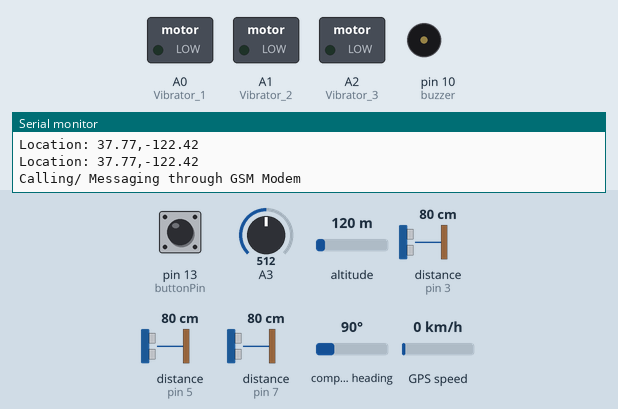
This sketch was run on a simulated Arduino Uno, built with avr-gcc and run on an emulated ATmega328P. On the bench: switched loads named in the sketch (green lamp = pin HIGH), buzzer (waves = sounding, pin HIGH), the last lines printed to the serial monitor. Inputs (shaded band) come from the test bench; at power-on: A3 = 512, distance to the obstacle (sensors on pin 3, pin 5, pin 7) 80 cm, pin 13 (buttonPin) HIGH, altitude 120 m, compass heading 90°, GPS speed 0 km/h. The GPS gets a fix after 3 s at 37.7749, -122.4194 with 8 satellites; the modem accepts every AT command (registered, SIM ready, sends succeed) and sends nothing else.

Above: at 8.0 s.
8.1 s: A3 set to 390
At 15.4 s:
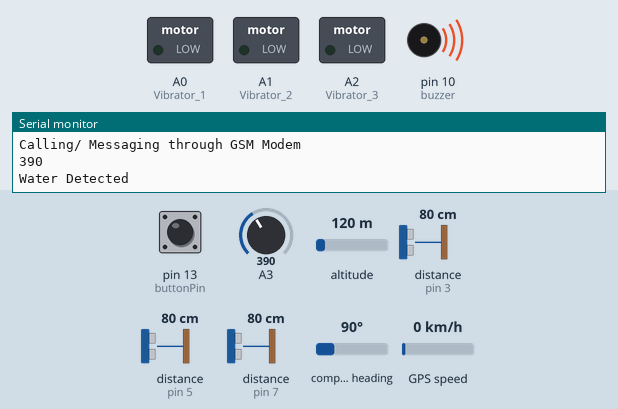
22.1 s: distance to the obstacle (sensor on pin 3) set to 22 cm
34.7 s: distance to the obstacle (sensor on pin 3) set to 18 cm
At 42.64 s:
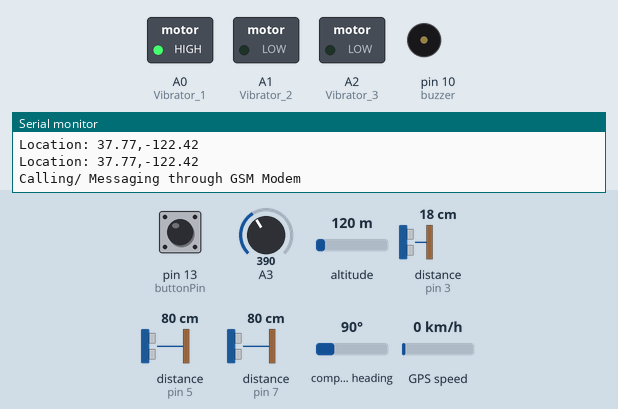
44.1 s: distance to the obstacle (sensor on pin 5) set to 23 cm
53.5 s: distance to the obstacle (sensor on pin 5) set to 19 cm
At 61.73 s:
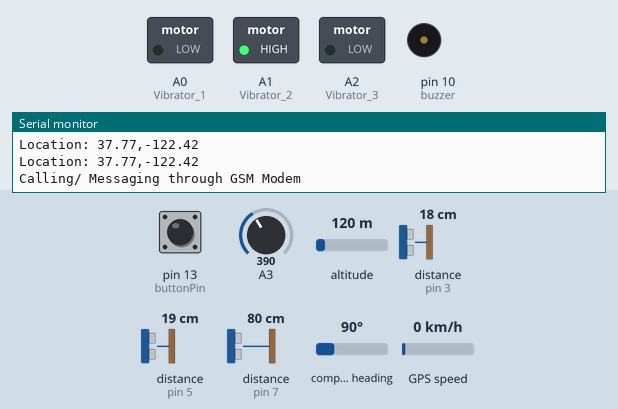
63.2 s: distance to the obstacle (sensor on pin 7) set to 23 cm
72.7 s: distance to the obstacle (sensor on pin 7) set to 18 cm
At 81.26 s:
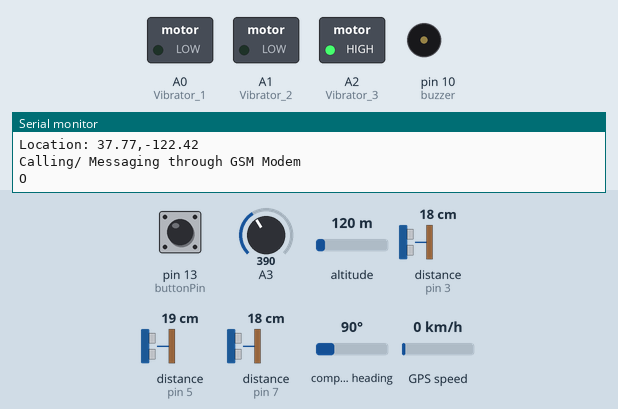
Timing chart, 0 to 83.8 s (numbered marks = the images above; inputs shaded):
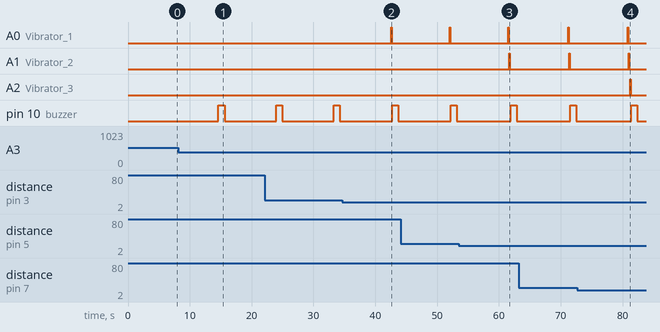

Measured:
- the behaviour switches between 21 and 20 cm on distance to the obstacle (sensor on pin 3) (found by bisection; images 1 and 2)
- the behaviour switches between 21 and 20 cm on distance to the obstacle (sensor on pin 5) (found by bisection; images 2 and 3)
- the behaviour switches between 21 and 20 cm on distance to the obstacle (sensor on pin 7) (found by bisection; images 3 and 4)
- after the input at 8.1 s, pin 10 (buzzer): LOW → HIGH after 6.5 s, → LOW 1.0 s later
- after the input at 34.7 s, A0 (Vibrator_1): LOW → HIGH after 7.9 s, → LOW 0.10 s later
- after the input at 53.5 s, A1 (Vibrator_2): LOW → HIGH after 8.2 s, → LOW 0.10 s later
- after the input at 72.7 s, A2 (Vibrator_3): LOW → HIGH after 8.5 s, → LOW 0.10 s later

The sketch:

Main_WhiteCane.ino
```cpp
#include <SoftwareSerial.h>
#include <TinyGPS++.h>
#include <Ultrasonic.h>

SoftwareSerial mySerial(11,12); // RX, TX

Ultrasonic ultrasonic1(2, 3);
Ultrasonic ultrasonic2(4, 5);
Ultrasonic ultrasonic3(6, 7);

const int buttonPin = 13;
int buttonState = 0;

int distance1;
int distance2;
int distance3;

static const int RXPin = 9, TXPin = 8;
static const uint32_t GPSBaud = 9600;

TinyGPSPlus gps;
int count=0;
int buzzer=10;

SoftwareSerial ss(RXPin, TXPin);
double x;
double y;

void setup()
{
    Serial.begin(19200);
   // ss.begin(GPSBaud);
   // Serial.println(F("Testing GPS module"));
   // Serial.println();
    pinMode(buttonPin, INPUT);
    pinMode(A0, OUTPUT);      //Vibrator 1
    pinMode(A1, OUTPUT);      //Vibrator 2
    pinMode(A2, OUTPUT);      //Vibrator 3
    pinMode(buzzer, OUTPUT);      //Buzzer
}

void loop() // run over and over
{

  ///////// Water Level Sensor ////////////

  int sensorValue = analogRead(A3);
  Serial.println(sensorValue);
  digitalWrite(buzzer, LOW);
  if(sensorValue<400)
  {
    Serial.println("Water Detected");
    digitalWrite(buzzer, HIGH);
    delay(1000);
    digitalWrite(buzzer, LOW);
    delay(1000);
  }

    distance1 = ultrasonic1.read();
    distance2 = ultrasonic2.read();
    distance3 = ultrasonic3.read();

  buttonState = digitalRead(buttonPin);

  if (buttonState == LOW)
  {
      ss.begin(GPSBaud);
      Serial.println(F("Testing GPS module"));
      Serial.println();
      mySerial.end();
  }
      while (ss.available() > 0)
        if (gps.encode(ss.read()))
        {
          Serial.print(F("Location: "));
          if (gps.location.isValid())
          {
            x =  (gps.location.lat());
            Serial.print(x);
            Serial.print(F(","));
            y =  (gps.location.lng());
            Serial.print(y);
            Serial.println();
          }
          else
          {
            Serial.print(F("INVALID"));
          }
        }

  if (buttonState == HIGH)
  {
            //Calling//

            ss.end();
            Serial.println("Calling/ Messaging through GSM Modem");
            mySerial.begin(19200);
            delay(2000);
            mySerial.println("ATD+917506953003;");
            delay(2000);

            //Messaging//

            mySerial.println("AT+CMGF=1");    //Sets the GSM Module in Text Mode
            delay(1000);
            mySerial.println("AT+CMGS=\"+917506953003\"\r");
            delay(1000);
            mySerial.println("EMERGENCY");
            delay(100);
            mySerial.println("Latitude : ");
            mySerial.println(x);
            mySerial.println("Longitude : ");
            mySerial.println(y);
            mySerial.println((char)26);// ASCII code of CTRL+Z
            delay(100);
            delay(1000);
  }
  if (mySerial.available())
  Serial.write(mySerial.read());

  /////// Ultrasonic code //////////////

  if(distance1 >= 10 && distance1 <= 20)  // FAR-LEFT
  {
      farleft();
  }
  if(distance2 >= 10 && distance2 <= 20)  // FAR-FRONT
  {
     farfront();
  }
  if(distance3 >= 10 && distance3 <= 20)  // FAR-RIGHT
  {
     farright();
  }

  if(distance1 <= 10) // NEAR-LEFT
  {
     nearleft();
  }
  if(distance2 <= 10) // NEAR-FRONT
  {
     nearfront();
  }
  if(distance3 <= 10) // NEAR-RIGHT
  {
     nearright();
  }

}

/////////////   GPS Function   /////////////////

void displayInfo()
{
  Serial.print(F("Location: "));
  if (gps.location.isValid())
  {
    Serial.print(gps.location.lat(), 6);
    Serial.print(F(","));
    Serial.print(gps.location.lng(), 6);
    Serial.println();
  }
  else
  {
    Serial.print(F("INVALID"));
  }
}


//////////// Ultrasonic Functions /////////////

void farleft()
{
  digitalWrite(A0, HIGH);   //Vibrator on
  delay(100);
  digitalWrite(A0,LOW);     //Vibrator off
  delay(50);
}

void farfront()
{
  digitalWrite(A1, HIGH);   //Vibrator on
  delay(100);
  digitalWrite(A1,LOW);     //Vibrator off
  delay(100);
}

void farright()
{
  digitalWrite(A2, HIGH);   //Vibrator on
  delay(100);
  digitalWrite(A2,LOW);     //Vibrator off
  delay(100);
}

void nearleft()
{
  digitalWrite(A0, HIGH);     //Vibrator on
  digitalWrite(buzzer,HIGH);  //Buzzer on
  delay(100);
  digitalWrite(A0,LOW);       //Vibrator off
  digitalWrite(buzzer,LOW);   //Buzzer off
  delay(100);
}

void nearfront()
{
  digitalWrite(A1, HIGH);       //Vibrator on
  digitalWrite(buzzer,HIGH);    //Buzzer on
  delay(100);
  digitalWrite(A1,LOW);         //Vibrator off
  digitalWrite(buzzer,LOW);     //Buzzer off
  delay(100);
}

void nearright()
{
  digitalWrite(A2, HIGH);       //Vibrator on
  digitalWrite(buzzer,HIGH);    //Buzzer on
  delay(100);
  digitalWrite(A2,LOW);         //Vibrator off
  digitalWrite(buzzer,LOW);     //Buzzer off
  delay(100);
}
```
